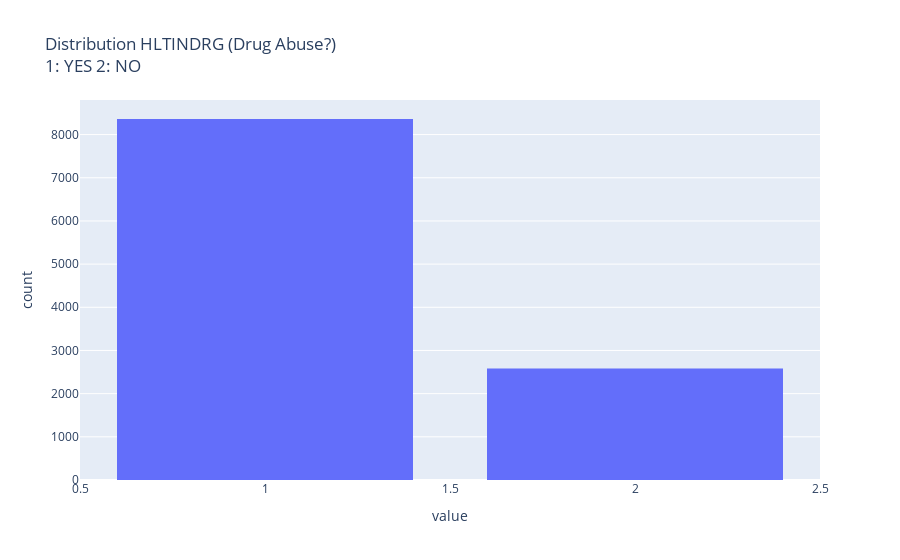

Write notebook code for a chart like this one.
### Markdown cell above
HLTINDRG: represents drug abuse

Lets see the value counts for it so we can get an idea of the missingness in the response vector.

### Code cell
y = df_subset['HLTINDRG']
print(y.value_counts())
print('Number of NA values: ', len(y) - y.value_counts()[1] - y.value_counts()[2])
abuse = px.histogram(y,title="Distribution HLTINDRG (Drug Abuse?) <br>1: YES 2: NO")
# how does this calculate the NA values if 1 is Yes and 2 is No?
abuse.update_layout(bargap=0.2)
abuse.update_layout(showlegend=False)
abuse.show()

### Figure 1 — Plotly figure (JSON) as saved in the notebook; plotly's stock layout.template omitted (floating-point values rounded to 4 significant figures; data arrays with more than 128 entries replaced by an {"elided": "..."} marker saying what was removed)
{"data": [{"alignmentgroup": "True", "bingroup": "x", "hovertemplate": "variable=HLTINDRG<br>value=%{x}<br>count=%{y}<extra></extra>", "legendgroup": "HLTINDRG", "marker": {"color": "#636efa", "pattern": {"shape": ""}}, "name": "HLTINDRG", "offsetgroup": "HLTINDRG", "orientation": "v", "showlegend": true, "type": "histogram", "x": {"elided": "35878 int values"}, "xaxis": "x", "yaxis": "y"}], "layout": {"bargap": 0.2, "barmode": "relative", "legend": {"title": {"text": "variable"}, "tracegroupgap": 0}, "showlegend": false, "title": {"text": "Distribution HLTINDRG (Drug Abuse?) <br>1: YES 2: NO"}, "xaxis": {"anchor": "y", "domain": [0, 1], "title": {"text": "value"}}, "yaxis": {"anchor": "x", "domain": [0, 1], "title": {"text": "count"}}}}
